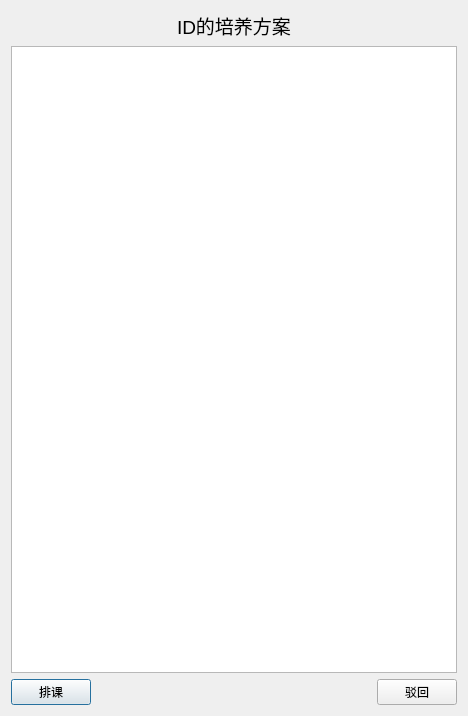
<?xml version="1.0" encoding="UTF-8"?>
<ui version="4.0">
 <class>examineRaisePlan</class>
 <widget class="QDialog" name="examineRaisePlan">
  <property name="geometry">
   <rect>
    <x>0</x>
    <y>0</y>
    <width>468</width>
    <height>716</height>
   </rect>
  </property>
  <property name="windowTitle">
   <string>examineRaisePlan</string>
  </property>
  <layout class="QGridLayout" name="gridLayout_2">
   <item row="0" column="0">
    <layout class="QGridLayout" name="gridLayout">
     <item row="0" column="0">
      <widget class="QLabel" name="label">
       <property name="font">
        <font>
         <pointsize>14</pointsize>
        </font>
       </property>
       <property name="text">
        <string>ID的培养方案</string>
       </property>
       <property name="alignment">
        <set>Qt::AlignCenter</set>
       </property>
      </widget>
     </item>
     <item row="1" column="0">
      <widget class="QTableWidget" name="tableWidget"/>
     </item>
     <item row="2" column="0">
      <layout class="QHBoxLayout" name="horizontalLayout">
       <item>
        <widget class="QPushButton" name="btnAccept">
         <property name="text">
          <string>排课</string>
         </property>
        </widget>
       </item>
       <item>
        <spacer name="horizontalSpacer">
         <property name="orientation">
          <enum>Qt::Horizontal</enum>
         </property>
         <property name="sizeHint" stdset="0">
          <size>
           <width>40</width>
           <height>20</height>
          </size>
         </property>
        </spacer>
       </item>
       <item>
        <widget class="QPushButton" name="btnRejc">
         <property name="text">
          <string>驳回</string>
         </property>
        </widget>
       </item>
      </layout>
     </item>
    </layout>
   </item>
  </layout>
 </widget>
 <resources/>
 <connections/>
</ui>
